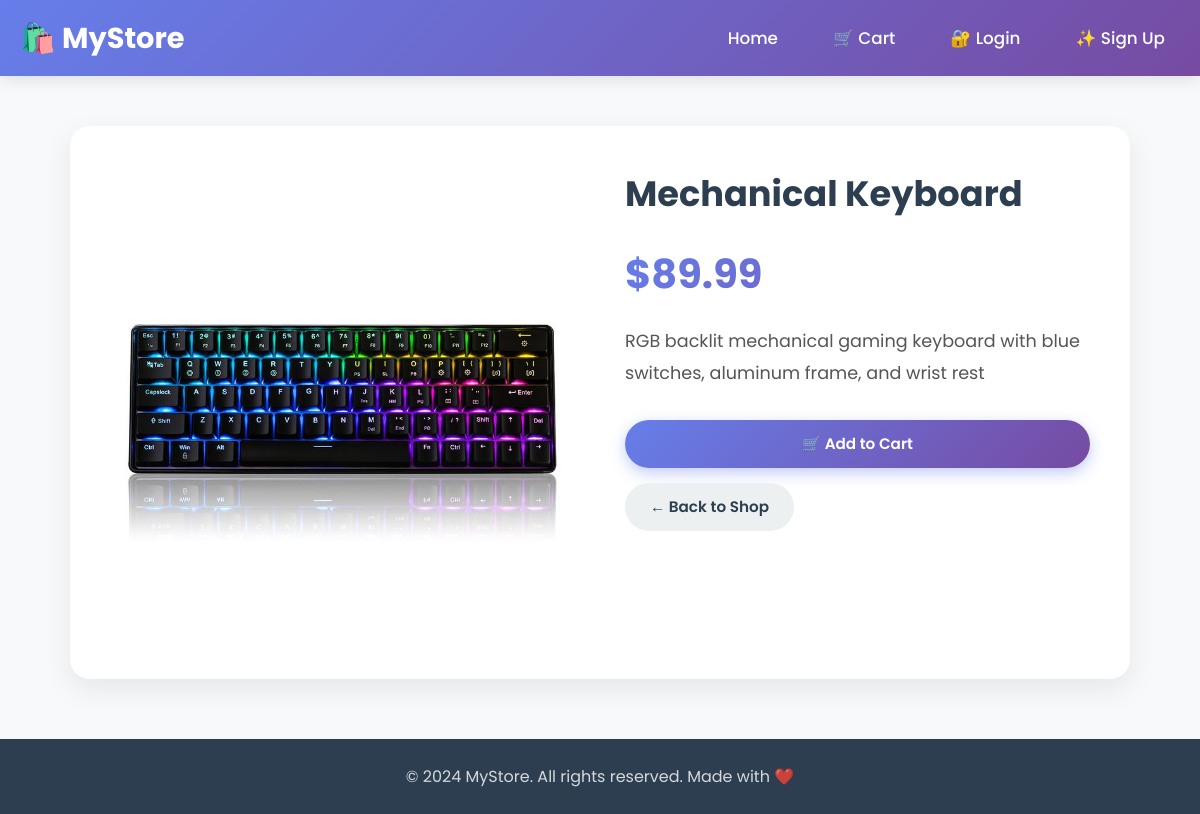
/product/5/, run on the app's committed database.
### store/models.py (models this page shows, shortened)
class Product(models.Model):
    name = models.CharField(max_length=200)
    description = models.TextField()
    price = models.DecimalField(max_digits=10, decimal_places=2)
    image = models.ImageField(upload_to='product_images/', blank=True, null=True)
    created_at = models.DateTimeField(auto_now_add=True)

### store/views.py (the view)
# urls.py: path('product/<int:product_id>/', views.product_detail, name='product_detail'),
def product_detail(request, product_id):
    product = Product.objects.get(id=product_id)
    return render(request, 'store/product_detail.html', {'product': product})

### store/templates/store/product_detail.html (shortened to what this page needs)
{% load static %}
<!doctype html>
<html>
  <head>
    <link rel="stylesheet" href="{% static 'store/css/style.css' %}" />
  </head>
  <body>
    <nav class="navbar">
      <div class="nav-container">
        <a href="{% url 'product_list' %}" class="logo"> 🛍️ MyStore </a>
        <div class="nav-links">
          <a href="{% url 'product_list' %}">Home</a>
          <a href="{% url 'cart_summary' %}" class="cart-icon">🛒 Cart</a>
          {% if user.is_authenticated %}
          <a href="{% url 'logout' %}">🚪 Logout</a>
          <span style="color: white">👤 {{ user.username }}</span>
          {% else %}
          <a href="{% url 'login' %}">🔐 Login</a>
          <a href="{% url 'signup' %}">✨ Sign Up</a>
          {% endif %}
        </div>
      </div>
    </nav>
    <div class="detail-container">
      <div class="product-detail">
        <div>
          {% if product.image %}
          <img src="{{ product.image.url }}" alt="{{ product.name }}" />
          {% else %}
          <img
            src="https://images.unsplash.com/photo-1523275335684-37898b6baf30?w=500&h=500&fit=crop"
            alt="Product"
          />
          {% endif %}
        </div>
        <div class="detail-info">
          <h1>{{ product.name }}</h1>
          <p class="detail-price">${{ product.price }}</p>
          <p class="detail-description">{{ product.description }}</p>
          <div class="detail-actions">
            <a href="{% url 'cart_add' product.id %}" class="btn btn-primary"
              >🛒 Add to Cart</a
            >
            <a href="{% url 'product_list' %}" class="btn btn-secondary"
              >← Back to Shop</a
            >
          </div>
        </div>
      </div>
    </div>
    <footer class="footer">
      <p>&copy; 2024 MyStore. All rights reserved. Made with ❤️</p>
    </footer>
  </body>
</html>

### store/static/store/css/style.css (style rules this page uses)
* { margin: 0; padding: 0; box-sizing: border-box; }
body { font-family: 'Poppins', sans-serif; background-color: #f8f9fa; color: #333; line-height: 1.6; }
.navbar { background: linear-gradient(135deg, #667eea 0%, #764ba2 100%); padding: 15px 0; position: sticky; top: 0; z-index: 1000; box-shadow: 0 4px 15px rgba(0, 0, 0, 0.1); }
.nav-container { max-width: 1200px; margin: 0 auto; padding: 0 20px; display: flex; justify-content: space-between; align-items: center; }
.logo { color: white; font-size: 1.8em; font-weight: 700; text-decoration: none; display: flex; align-items: center; gap: 10px; }
.nav-links { display: flex; gap: 25px; align-items: center; }
.nav-links a { color: white; text-decoration: none; font-weight: 500; font-size: 1.05em; transition: all 0.3s; padding: 8px 15px; border-radius: 25px; }
.cart-icon { position: relative; font-size: 1.4em; }
.btn { display: inline-block; padding: 12px 25px; border-radius: 30px; text-decoration: none; font-weight: 600; font-size: 0.95em; transition: all 0.3s; border: none; cursor: pointer; text-align: center; }
.btn-primary { background: linear-gradient(135deg, #667eea 0%, #764ba2 100%); color: white; width: 100%; box-shadow: 0 5px 15px rgba(102, 126, 234, 0.4); }
.btn-secondary { background: #ecf0f1; color: #2c3e50; }
.detail-container { max-width: 1100px; margin: 50px auto; padding: 0 20px; }
.product-detail { display: grid; grid-template-columns: 1fr 1fr; gap: 50px; background: white; border-radius: 20px; padding: 40px; box-shadow: 0 10px 30px rgba(0, 0, 0, 0.08); }
.product-detail img { width: 100%; max-height: 500px; object-fit: contain; background: #f8f9fa; border-radius: 15px; }
.detail-info h1 { font-size: 2.2em; color: #2c3e50; margin-bottom: 15px; }
.detail-price { font-size: 2.5em; font-weight: 700; background: linear-gradient(135deg, #667eea 0%, #764ba2 100%); -webkit-background-clip: text; -webkit-text-fill-color: transparent; background-clip: text; margin: 20px 0; }
.detail-description { color: #555; font-size: 1.1em; line-height: 1.8; margin-bottom: 30px; }
.detail-actions { display: flex; gap: 15px; flex-wrap: wrap; }
.footer { background: #2c3e50; color: white; text-align: center; padding: 25px; margin-top: 60px; }
.footer p { margin: 0; opacity: 0.8; }

### data on the page
Product: image (picture), name "Mechanical Keyboard", price "89.99", description "RGB backlit mechanical gaming keyboard with blue switches, aluminum frame, and wrist rest"
